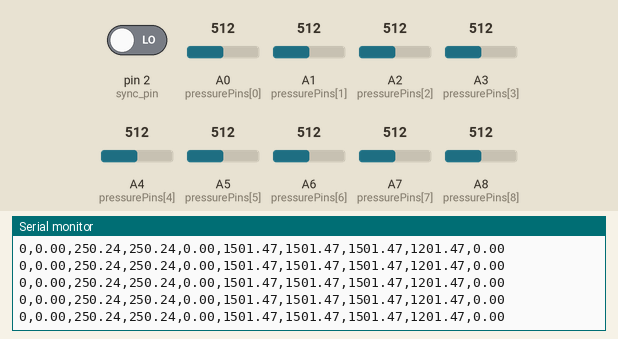
The sketch below on a simulated Arduino Mega 2560, built with avr-gcc and run on an emulated ATmega2560. Parts: the last lines printed to the serial monitor. The test bench sets the inputs (shaded band); at power-on: A4 (pressurePins[4]) = 512, A5 (pressurePins[5]) = 512, pin 2 (sync_pin) LOW, A0 (pressurePins[0]) = 512, A1 (pressurePins[1]) = 512, A2 (pressurePins[2]) = 512, A3 (pressurePins[3]) = 512, A6 (pressurePins[6]) = 512, A7 (pressurePins[7]) = 512, A8 (pressurePins[8]) = 512.

Above: at 1.2 s.
1.3 s: A4 (pressurePins[4]) set to 358
At 2.3 s:
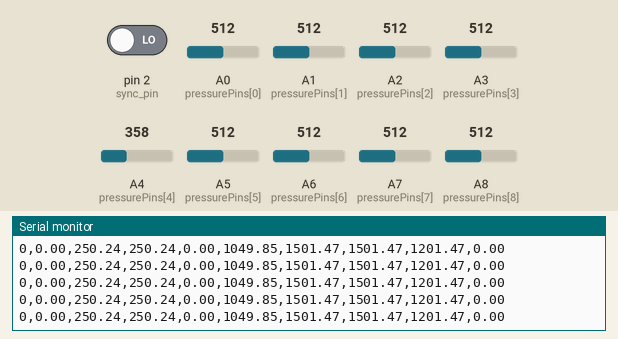
4.3 s: A4 (pressurePins[4]) set to 324
At 4.8 s:
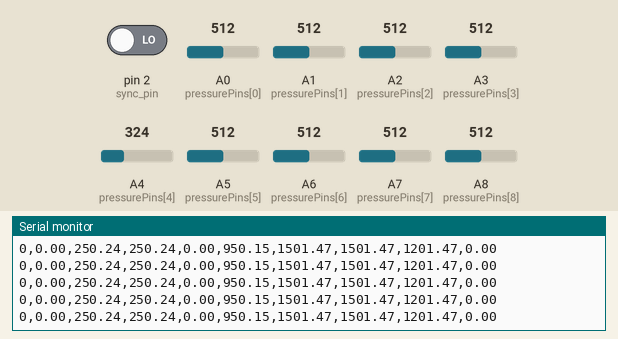
5.8 s: A5 (pressurePins[5]) set to 355
At 6.3 s:
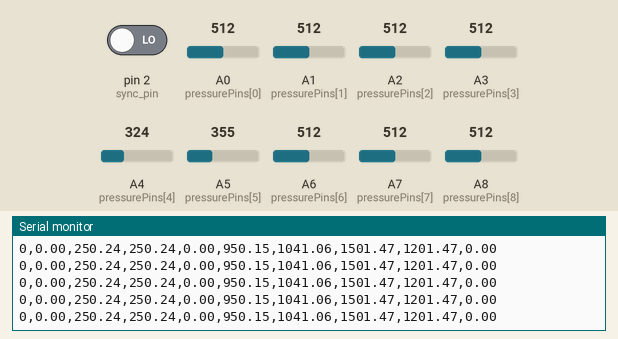
8.8 s: A5 (pressurePins[5]) set to 322
At 9.5 s:
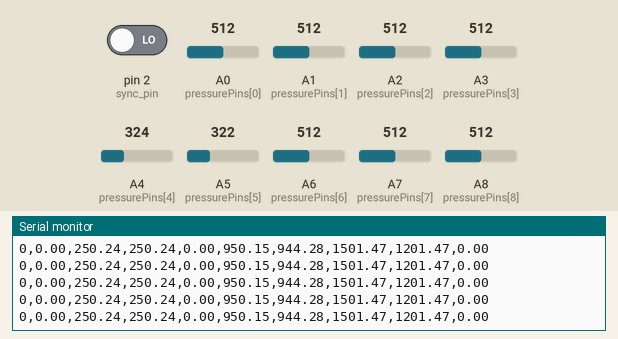
Timing chart, 0 to 11.8 s (numbered marks = the images above; inputs shaded):
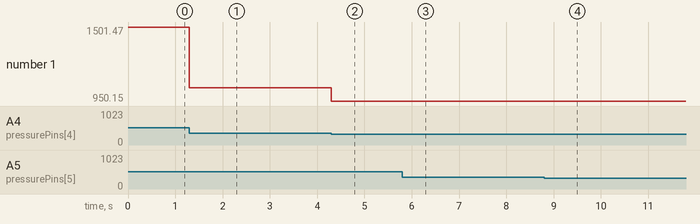

Measured:
- after the input at 1.3 s, the serial monitor: prints a new line at once (image 1)
- after the input at 4.3 s, the serial monitor: prints a new line at once (image 2)
- after the input at 5.8 s, the serial monitor: prints a new line at once (image 3)
- after the input at 8.8 s, the serial monitor: prints a new line at once (image 4)
- plotted number 1: 1049.85 → 950.15 after the input at 4.3 s

The sketch:

PressureTransducerCode.ino
```cpp
const int numTransducers = 9;
int pressurePins[numTransducers] = {A0, A1, A2, A3, A4, A5, A6, A7, A8};
const byte sync_pin = 2;
bool print_time = false;
unsigned long start_millis;

/*The way this works is that the array stores the max pressure reading of each transducer.This corresponds to a reading of 1023 from analogRead().
* So, when we get the raw value, we multiply by max / 1023 to get the value in psi.
*/
float pressureMax[numTransducers] = {0.0/1023.0, 500.0/1023.0, 500.0/1023.0, 0.0/1023.0, 3000.0/1023.0, 3000.0/1023.0, 3000.0/1023.0, 1000.0/1023.0};

void setup() {
  Serial.begin(115200);
  pinMode(sync_pin, INPUT);
}

void loop() {
  if (digitalRead(sync_pin) == HIGH && !print_time) {
    print_time = true;
    start_millis = millis();
  }

  if (print_time) {
    Serial.print(millis() - start_millis);
    Serial.print(',');
  } else {
    Serial.print("0");
    Serial.print(',');
  }

  for (int i = 0; i < numTransducers; i++) {
      if (i == 7) {
          float pressure = 3000.0 * (5 * analogRead(pressurePins[i]) / 1023.0 - 0.5) / 5.0;
          Serial.print(pressure);
          Serial.print(',');
      }
      else if (i == 8) {
        Serial.print(pressureMax[i] * analogRead(pressurePins[i]));
      }
      else {
          Serial.print(pressureMax[i] * analogRead(pressurePins[i]));
          Serial.print(',');
      }
  }
  Serial.println();
}
```
